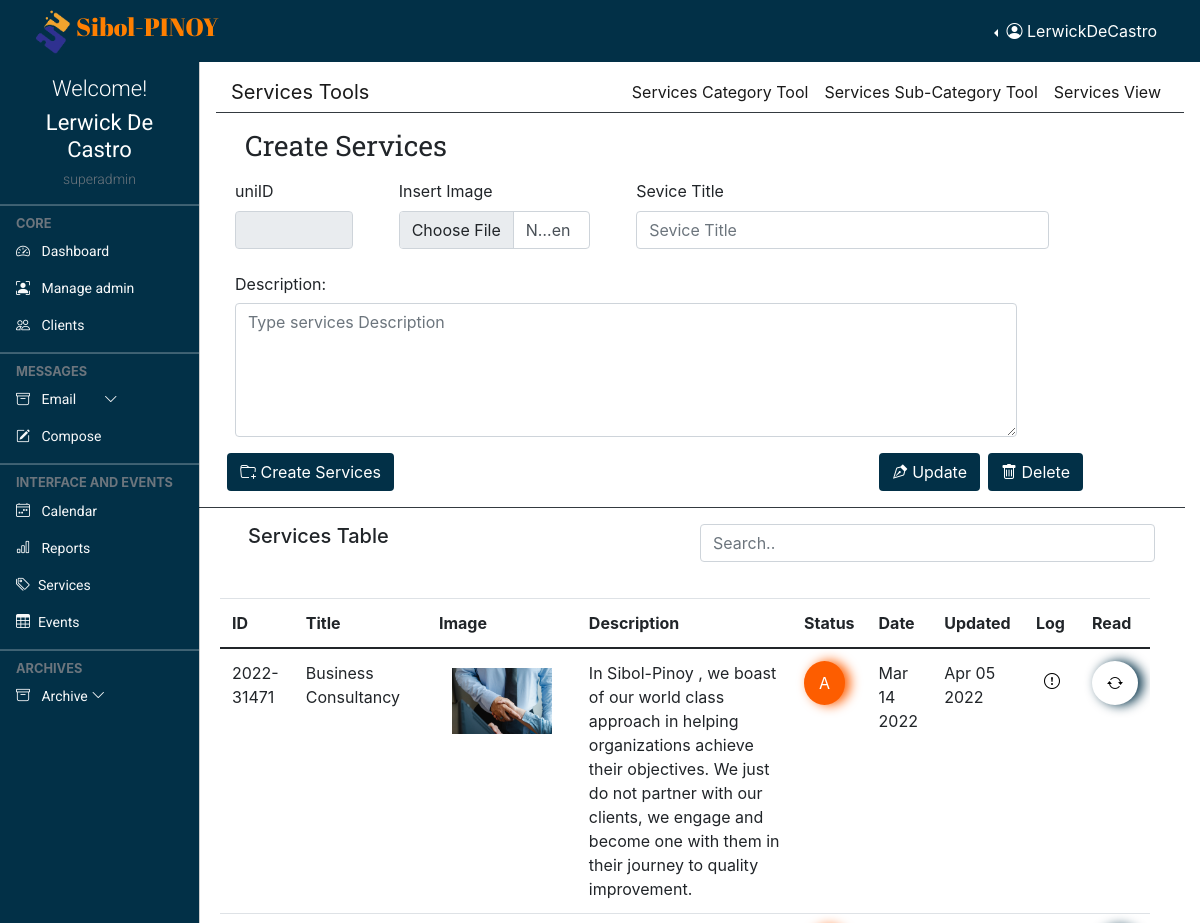
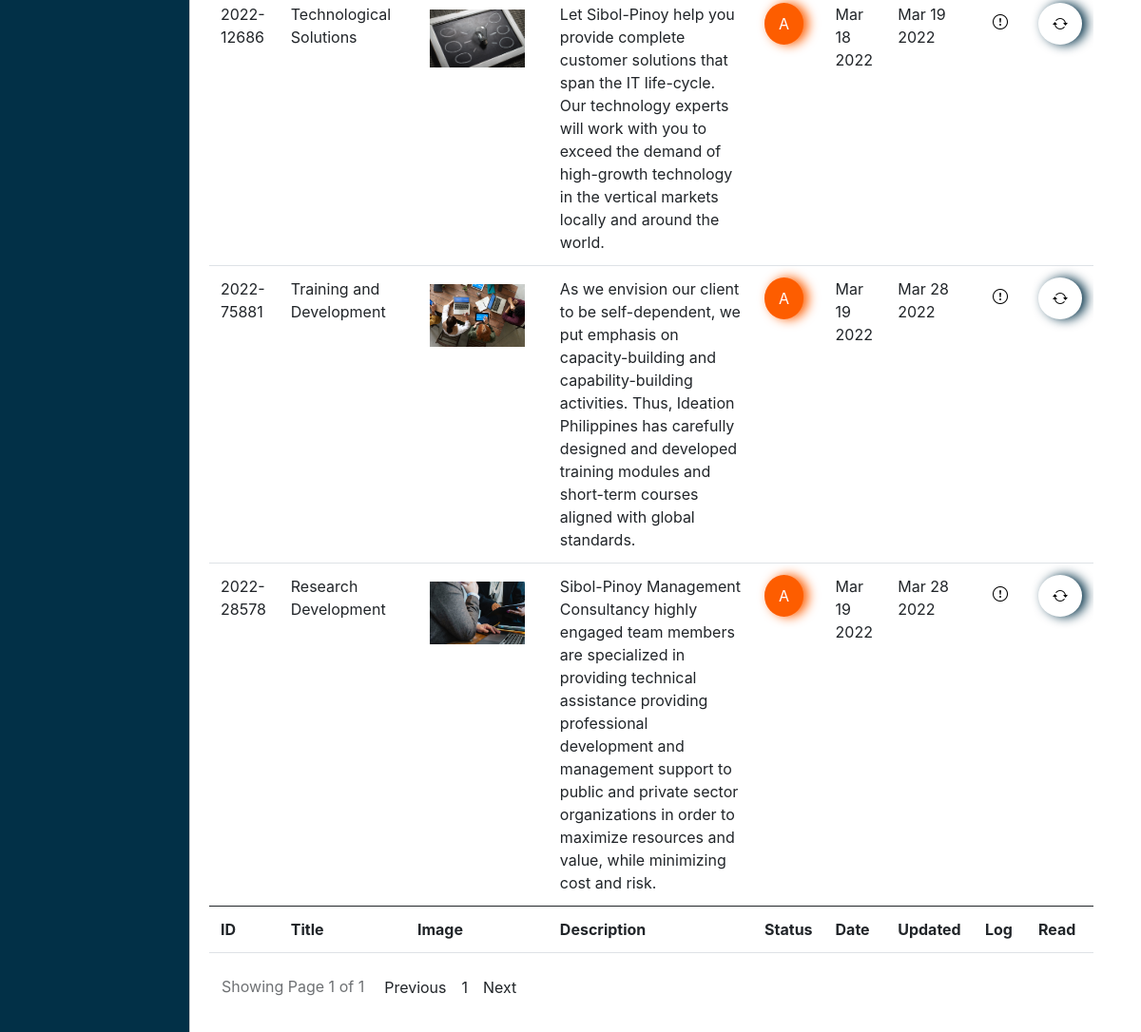
Page /admin/services.tools.php (signed in) on the committed database (2 pictures, top to bottom).
### tables this page shows
CREATE TABLE `profile` (
  `id` int(11) NOT NULL,
  `loginId` int(11) NOT NULL,
  `firstName` varchar(255) NOT NULL,
  `lastName` varchar(255) NOT NULL,
  `dateAdded` date NOT NULL
);

CREATE TABLE `services` (
  `number` int(100) NOT NULL,
  `service_uniID` varchar(250) NOT NULL,
  `service_title` varchar(250) NOT NULL,
  `image` varchar(250) NOT NULL,
  `service_desc` longtext NOT NULL,
  `status` varchar(50) NOT NULL,
  `loginId` varchar(250) DEFAULT NULL,
  `action` varchar(250) DEFAULT NULL,
  `date_upload` datetime DEFAULT NULL,
  `date_update` datetime DEFAULT NULL
);

### admin/services.tools.php (the view, shortened to what the rows shown need)
<!doctype html>
<html lang="en">
  <?php
      require "layout.part/admin.header.php";
  ?>
  <body>
    <?php
      require "layout.part/admin.top.navbar.php";
    ?>
    <?php
      require "layout.part/admin.side.navbar.php";
    ?>
    <main class="mt-5 pt-3">
        <div class="row col-md-12 mt-3">
            <div class="card-body">
                <div class="table-responsive">
                    <table id="datatableid" class="table data-table" style="width: 100%;">
                        <thead>
                            <tr>
                                <th>ID</th>
                                <th>Title</th>
                                <th>Image</th>
                                <th>Description</th>
                                <th>Status</th>
                                <th>Date</th>
                                <th>Updated</th>
                                <th>Log</th>
                                <th>Read</th>
                            </tr>
                        </thead>
                        <tbody id="myTable">
                            <?php
                            $Service_reload = "SELECT tb1.service_uniID, tb1.service_title, tb1.image, tb1.service_desc, tb1.status, tb2.username, tb1.action, tb1.date_upload, tb1.date_update FROM services tb1 INNER JOIN login tb2 ON tb1.loginId = tb2.loginId";
                            $Service_reload_result = mysqli_query($conn, $Service_reload);
                            if(mysqli_num_rows($Service_reload_result) > 0 ){
                                foreach($Service_reload_result as $services){
                                    ?>
                                    <tr >
                                        <td><?= $services['service_uniID']?></td>
                                        <td><?= $services['service_title']?></td>
                                        <td>
                                            <button type="button" class="btn tooltip-test imgs" title="UPDATE IMAGE" id="imgs">
                                                <img src="./upload/<?= $services['image']?>" class="h-100 w-100">
                                            </button>
                                        </td>
                                        <td><?= $services['service_desc']?></td>
                                            <?php
                                                if($services['status'] == 'Active'){
                                                    $stats = "stats-orange";
                                                    $font = "A";
                                                }else{
                                                    $stats = "stats-blue";
                                                    $font = "I";
                                                }
                                            ?>
                                        <td>
                                            <button type="button" class="<?= $stats ?> tooltip-test status" title="Update Status" id="status">
                                            <?= $font ?>
                                            </button>
                                        </td>
                                        <td><?= date('M d Y',  strtotime($services['date_upload'])) ?></td>
                                        <td><?= date('M d Y',  strtotime($services['date_update'])) ?></td>
                                        <td>
                                            <button type="button" class="border-0 bg-white p-2" data-bs-toggle="popover" title="Last Admin Log" data-bs-content="<?= $services['action']?> by <?= $services['username']?>"><i class="bi bi-exclamation-circle"></i></button>
                                        </td>
                                        <td>
                                            <button type="button" class="stats-white tooltip-test read" title="READ" id="read">
                                                <i class="bi bi-arrow-repeat"></i>
                                            </button>
                                        </td>
                                    </tr>
                                    <?php
                                }
                            }
                            ?>
                        </tbody>
                        <tfoot>
                            <tr>
                                <th>ID</th>
                                <th>Title</th>
                                <th>Image</th>
                                <th>Description</th>
                                <th>Status</th>
                                <th>Date</th>
                                <th>Updated</th>
                                <th>Log</th>
                                <th>Read</th>
                            </tr>
                        </tfoot>
                    </table>
                </div>
            </div>
        </div>
    </main>
  </body>
</html>

### admin/layout.part/admin.header.php (shortened to what the rows shown need)
  <head>
    <link href="https://cdn.jsdelivr.net/npm/bootstrap@5.0.2/dist/css/bootstrap.min.css" rel="stylesheet">
    <link rel="stylesheet" href="https://cdnjs.cloudflare.com/ajax/libs/fullcalendar/3.4.0/fullcalendar.css" />
    <link rel="stylesheet" href="https://cdnjs.cloudflare.com/ajax/libs/twitter-bootstrap/4.0.0-alpha.6/css/bootstrap.css" />
    <link rel="stylesheet" href="https://cdn.jsdelivr.net/npm/bootstrap-icons@1.4.1/font/bootstrap-icons.css"/>
    <link rel="stylesheet" href="style/dataTables.bootstrap5.min.css" />
    <link rel="stylesheet" href="style/addstyler.css" />
    <link rel="stylesheet" href="style/colored.css" />
  </head>
<?php
function levelCheck($lev){
    if($lev == "0"){
      $lev = "admin";
    }
    else if($lev == "1"){
      $lev = "superadmin";
    }
    echo $lev;
  }
?>

### admin/layout.part/admin.top.navbar.php (shortened to what the rows shown need)
<?php
  require "../connection.php";
  if(isset($_SESSION["username"]) && isset($_SESSION["level"])){
    $musername = $_SESSION["username"];
    $sql = "SELECT login.loginId, profile.firstName, profile.lastName, login.username, login.level FROM login INNER JOIN profile ON
                login.loginId = profile.loginId WHERE login.username = '$musername'";
    if($result = $conn->query($sql)){
      if($result->num_rows == 1){
        if($row = $result->fetch_assoc()){
          $firstName = $row["firstName"];
          $lastName = $row["lastName"];
          $rusername = $row["username"];
          $level = $row["level"];
        }
      }
    }
  }
?>
<nav class="navbar navbar-expand-lg navbar-dark px-3 fixed-top bg-coloured">
  <div class="container-fluid">
    <div class="collapse navbar-collapse justify-content-md-end" id="topNavBar">
      <div class="btn-group border-0 dropstart">
        <button type="button" class="btn text-white dropdown-toggle border-0" data-bs-toggle="dropdown" aria-expanded="false">
          <i class="bi bi-person-circle"></i> <span> <?= $rusername ?> </span>
        </button>
      </div>
    </div>
  </div>
</nav>

### admin/layout.part/admin.side.navbar.php (shortened to what the rows shown need)
<div class="offcanvas offcanvas-start sidebar-nav bg-coloured" id="sidebar">
    <div class="offcanvas-body p-0">
        <div class="container pt-3 text-center">
            <div class="text-white">
            <h4 class="welcome-text">Welcome!</h4>
            <h2 class="user-text"><?= $firstName . " " . $lastName?></h2>
            <h6 class="text-muted text-small"><?= levelCheck($level) ?></h6>
            </div>
        </div>
    </div>
</div>

### rows in the picture
profile: loginId.username "LerwickDeCastro", firstName "Lerwick", lastName "De Castro", loginId.level "superadmin"
services: service_uniID "2022-31471", service_title "Business Consultancy", image (picture), service_desc "In Sibol-Pinoy , we boast of our world class approach in helping organizations achieve their objectives. We just do not partner with our clients, we engage and become one with them in their journey to quality improvement.", status "A", date_upload "Mar 14 2022", date_update "Apr 05 2022"
services: service_uniID "2022-12686", service_title "Technological Solutions", image (picture), service_desc "Let Sibol-Pinoy help you provide complete customer solutions that span the IT life-cycle. Our technology experts will work with you to exceed the demand of high-growth technology in the vertical markets locally and around the world.", status "A", date_upload "Mar 18 2022", date_update "Mar 19 2022"
services: service_uniID "2022-75881", service_title "Training and Development", image (picture), service_desc "As we envision our client to be self-dependent, we put emphasis on capacity-building and capability-building activities. Thus, Ideation Philippines has carefully designed and developed training modules and short-term courses aligned with global standards.", status "A", date_upload "Mar 19 2022", date_update "Mar 28 2022"
services: service_uniID "2022-28578", service_title "Research Development", image (picture), service_desc "Sibol-Pinoy Management Consultancy highly engaged team members are specialized in providing technical assistance providing professional development and management support to public and private sector organizations in order to maximize resources and value, while minimizing cost and risk.", status "A", date_upload "Mar 19 2022", date_update "Mar 28 2022"

### other values in the picture
$page_no "1"
$total_number_of_page "1"
